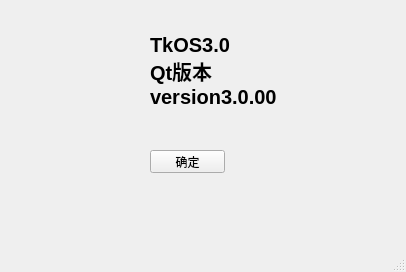
<?xml version="1.0" encoding="UTF-8"?>
<ui version="4.0">
 <class>MainWindow</class>
 <widget class="QMainWindow" name="MainWindow">
  <property name="geometry">
   <rect>
    <x>0</x>
    <y>0</y>
    <width>406</width>
    <height>272</height>
   </rect>
  </property>
  <property name="windowTitle">
   <string>关于OS</string>
  </property>
  <widget class="QWidget" name="centralwidget">
   <widget class="QLabel" name="label">
    <property name="geometry">
     <rect>
      <x>150</x>
      <y>30</y>
      <width>171</width>
      <height>81</height>
     </rect>
    </property>
    <property name="font">
     <font>
      <family>System</family>
      <pointsize>15</pointsize>
      <weight>75</weight>
      <bold>true</bold>
     </font>
    </property>
    <property name="text">
     <string>TkOS3.0
Qt版本
version3.0.00</string>
    </property>
   </widget>
   <widget class="QPushButton" name="pushButton">
    <property name="geometry">
     <rect>
      <x>150</x>
      <y>150</y>
      <width>75</width>
      <height>23</height>
     </rect>
    </property>
    <property name="text">
     <string>确定</string>
    </property>
   </widget>
  </widget>
  <widget class="QMenuBar" name="menubar">
   <property name="geometry">
    <rect>
     <x>0</x>
     <y>0</y>
     <width>406</width>
     <height>22</height>
    </rect>
   </property>
  </widget>
  <widget class="QStatusBar" name="statusbar"/>
 </widget>
 <resources/>
 <connections/>
</ui>
